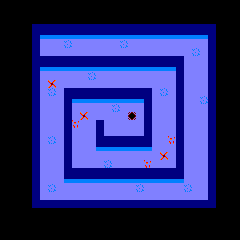

A 2D game scene composited from a Tiled map and its tileset images. What follows is a short description and the map's XML, with every tile layer's data as written:
An orthogonal 30x30 tile map with 8x8 px tiles, 1 tile layer (Tile Layer 1).

<map version="1.2" tiledversion="1.2.0" orientation="orthogonal" renderorder="right-down" width="30" height="30" tilewidth="8" tileheight="8" infinite="0" nextlayerid="2" nextobjectid="1">
 <tileset firstgid="1" source="../Tileset.tsx" />
 <layer id="1" name="Tile Layer 1" width="30" height="30">
  <data encoding="csv">
30,30,30,30,30,30,30,30,30,30,30,30,30,30,30,30,30,30,30,30,30,30,30,30,30,30,30,30,30,30,
30,30,30,30,30,30,30,30,30,30,30,30,30,30,30,30,30,30,30,30,30,30,30,30,30,30,30,30,30,30,
30,30,30,30,30,30,30,30,30,30,30,30,30,30,30,30,30,30,30,30,30,30,30,30,30,30,30,30,30,30,
30,30,30,30,15,15,15,15,15,15,15,15,15,15,15,15,15,15,15,15,15,15,15,15,15,15,15,30,30,30,
30,30,30,30,15,4,4,4,4,4,4,4,4,4,4,4,4,4,4,4,4,4,4,4,4,4,15,30,30,30,
30,30,30,30,15,17,17,17,23,17,17,17,17,17,17,23,17,17,17,17,17,17,17,17,17,17,15,30,30,30,
30,30,30,30,15,17,17,17,17,17,17,17,17,17,17,17,17,17,17,17,17,17,17,17,23,17,15,30,30,30,
30,30,30,30,15,15,15,15,15,15,15,15,15,15,15,15,15,15,15,15,15,15,15,17,17,17,15,30,30,30,
30,30,30,30,15,4,4,4,4,4,4,4,4,4,4,4,4,4,4,4,4,4,15,17,17,17,15,30,30,30,
30,30,30,30,15,17,17,17,17,17,17,23,17,17,17,17,17,17,17,17,17,17,15,17,17,17,15,30,30,30,
30,30,30,30,15,17,18,17,17,17,17,17,17,17,17,17,17,17,17,17,17,17,15,17,17,17,15,30,30,30,
30,30,30,30,15,17,23,17,15,15,15,15,15,15,15,15,15,15,15,17,23,17,15,17,17,17,15,30,30,30,
30,30,30,30,15,17,17,17,15,4,4,4,4,4,4,4,4,4,15,17,17,17,15,17,17,23,15,30,30,30,
30,30,30,30,15,17,17,17,15,17,17,17,17,17,23,17,17,17,15,17,17,17,15,17,17,17,15,30,30,30,
30,30,30,30,15,17,17,17,15,17,18,17,17,17,17,17,31,17,15,17,17,17,15,17,17,17,15,30,30,30,
30,30,30,30,15,17,17,17,15,19,17,17,15,17,17,17,17,17,15,17,17,17,15,17,17,17,15,30,30,30,
30,30,30,30,15,17,17,17,15,17,17,17,15,17,17,17,17,17,15,17,17,17,15,17,17,17,15,30,30,30,
30,30,30,30,15,17,23,17,15,17,17,17,15,15,15,15,15,15,15,17,17,19,15,17,17,17,15,30,30,30,
30,30,30,30,15,17,17,17,15,17,17,17,4,4,4,4,4,4,4,17,17,17,15,17,17,17,15,30,30,30,
30,30,30,30,15,17,17,17,15,17,17,17,17,17,17,17,17,17,17,17,18,17,15,17,17,17,15,30,30,30,
30,30,30,30,15,17,17,17,15,17,17,17,17,23,17,17,17,17,19,17,17,17,15,17,17,17,15,30,30,30,
30,30,30,30,15,17,17,17,15,15,15,15,15,15,15,15,15,15,15,15,15,15,15,17,17,17,15,30,30,30,
30,30,30,30,15,17,17,17,4,4,4,4,4,4,4,4,4,4,4,4,4,4,4,17,17,17,15,30,30,30,
30,30,30,30,15,17,23,17,17,17,17,17,17,17,17,17,17,23,17,17,17,17,17,23,17,17,15,30,30,30,
30,30,30,30,15,17,17,17,17,17,17,17,17,17,17,17,17,17,17,17,17,17,17,17,17,17,15,30,30,30,
30,30,30,30,15,15,15,15,15,15,15,15,15,15,15,15,15,15,15,15,15,15,15,15,15,15,15,30,30,30,
30,30,30,30,30,30,30,30,30,30,30,30,30,30,30,30,30,30,30,30,30,30,30,30,30,30,30,30,30,30,
30,30,30,30,30,30,30,30,30,30,30,30,30,30,30,30,30,30,30,30,30,30,30,30,30,30,30,30,30,30,
30,30,30,30,30,30,30,30,30,30,30,30,30,30,30,30,30,30,30,30,30,30,30,30,30,30,30,30,30,30,
30,30,30,30,30,30,30,30,30,30,30,30,30,30,30,30,30,30,30,30,30,30,30,30,30,30,30,30,30,30
</data>
 </layer>
</map>
